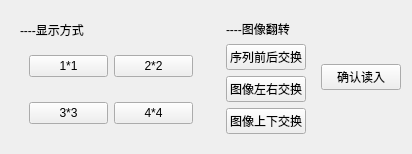
              <widget class="QWidget" name="page_5">
               <layout class="QHBoxLayout" name="horizontalLayout_16">
                <item>
                 <widget class="QWidget" name="widget_26" native="true">
                  <property name="maximumSize">
                   <size>
                    <width>200</width>
                    <height>16777215</height>
                   </size>
                  </property>
                  <layout class="QVBoxLayout" name="verticalLayout_16">
                   <item>
                    <widget class="QLabel" name="label_8">
                     <property name="maximumSize">
                      <size>
                       <width>16777215</width>
                       <height>20</height>
                      </size>
                     </property>
                     <property name="text">
                      <string>----显示方式</string>
                     </property>
                    </widget>
                   </item>
                   <item>
                    <widget class="QWidget" name="widget_27" native="true">
                     <layout class="QHBoxLayout" name="horizontalLayout_17">
                      <item>
                       <widget class="QPushButton" name="pushButton_17">
                        <property name="text">
                         <string>1*1</string>
                        </property>
                       </widget>
                      </item>
                      <item>
                       <widget class="QPushButton" name="pushButton_18">
                        <property name="text">
                         <string>2*2</string>
                        </property>
                       </widget>
                      </item>
                     </layout>
                    </widget>
                   </item>
                   <item>
                    <widget class="QWidget" name="widget_28" native="true">
                     <layout class="QHBoxLayout" name="horizontalLayout_18">
                      <item>
                       <widget class="QPushButton" name="pushButton_19">
                        <property name="text">
                         <string>3*3</string>
                        </property>
                       </widget>
                      </item>
                      <item>
                       <widget class="QPushButton" name="pushButton_20">
                        <property name="text">
                         <string>4*4</string>
                        </property>
                       </widget>
                      </item>
                     </layout>
                    </widget>
                   </item>
                  </layout>
                 </widget>
                </item>
                <item>
                 <widget class="QWidget" name="widget_29" native="true">
                  <property name="maximumSize">
                   <size>
                    <width>200</width>
                    <height>16777215</height>
                   </size>
                  </property>
                  <layout class="QVBoxLayout" name="verticalLayout_17">
                   <item>
                    <widget class="QLabel" name="label_18">
                     <property name="maximumSize">
                      <size>
                       <width>16777215</width>
                       <height>20</height>
                      </size>
                     </property>
                     <property name="text">
                      <string>----图像翻转</string>
                     </property>
                    </widget>
                   </item>
                   <item>
                    <widget class="QWidget" name="widget_30" native="true">
                     <layout class="QHBoxLayout" name="horizontalLayout_19">
                      <property name="leftMargin">
                       <number>0</number>
                      </property>
                      <property name="topMargin">
                       <number>0</number>
                      </property>
                      <property name="rightMargin">
                       <number>0</number>
                      </property>
                      <property name="bottomMargin">
                       <number>0</number>
                      </property>
                      <item>
                       <widget class="QPushButton" name="pushButton_21">
                        <property name="text">
                         <string>序列前后交换</string>
                        </property>
                       </widget>
                      </item>
                     </layout>
                    </widget>
                   </item>
                   <item>
                    <widget class="QWidget" name="widget_31" native="true">
                     <layout class="QHBoxLayout" name="horizontalLayout_20">
                      <property name="leftMargin">
                       <number>0</number>
                      </property>
                      <property name="topMargin">
                       <number>0</number>
                      </property>
                      <property name="rightMargin">
                       <number>0</number>
                      </property>
                      <property name="bottomMargin">
                       <number>0</number>
                      </property>
                      <item>
                       <widget class="QPushButton" name="pushButton_22">
                        <property name="text">
                         <string>图像左右交换</string>
                        </property>
                       </widget>
                      </item>
                     </layout>
                    </widget>
                   </item>
                   <item>
                    <widget class="QWidget" name="widget_32" native="true">
                     <layout class="QHBoxLayout" name="horizontalLayout_21">
                      <property name="leftMargin">
                       <number>0</number>
                      </property>
                      <property name="topMargin">
                       <number>0</number>
                      </property>
                      <property name="rightMargin">
                       <number>0</number>
                      </property>
                      <property name="bottomMargin">
                       <number>0</number>
                      </property>
                      <item>
                       <widget class="QPushButton" name="pushButton_23">
                        <property name="text">
                         <string>图像上下交换</string>
                        </property>
                       </widget>
                      </item>
                     </layout>
                    </widget>
                   </item>
                  </layout>
                 </widget>
                </item>
                <item>
                 <widget class="QPushButton" name="pushButton_24">
                  <property name="maximumSize">
                   <size>
                    <width>100</width>
                    <height>16777215</height>
                   </size>
                  </property>
                  <property name="text">
                   <string>确认读入</string>
                  </property>
                 </widget>
                </item>
               </layout>
              </widget>
